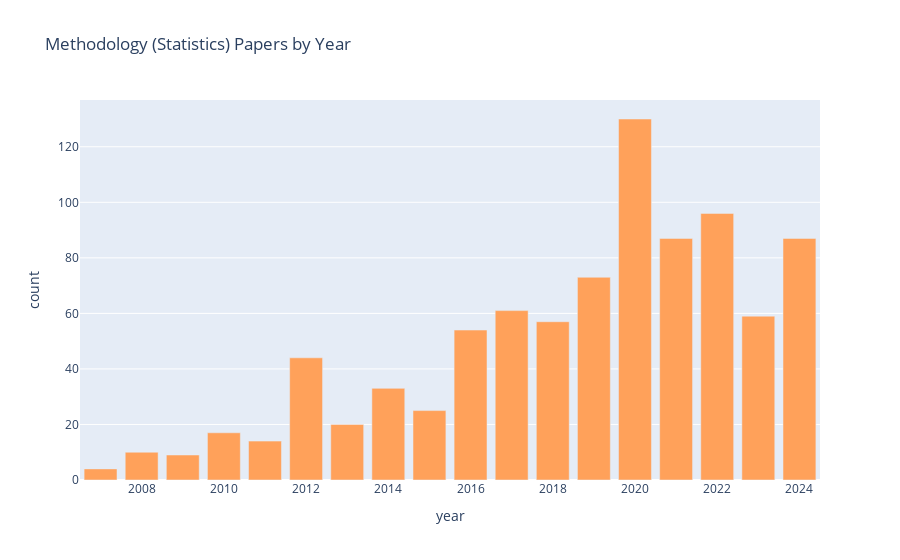

Notebook source saved alongside this figure:
### Code cell
top = 'Methodology (Statistics)'
px.bar(cat_year_num.query("category == @top"), x = 'year', y = 'count', title= top + " Papers by Year", color_discrete_sequence=[color_dict[top]])

### Figure 1 — Plotly figure (JSON) as saved in the notebook; plotly's stock layout.template omitted (floating-point values rounded to 4 significant figures)
{"data": [{"hovertemplate": "year=%{x}<br>count=%{y}<extra></extra>", "legendgroup": "", "marker": {"color": "#FFA15A", "pattern": {"shape": ""}}, "name": "", "orientation": "v", "showlegend": false, "textposition": "auto", "type": "bar", "x": [2007, 2008, 2009, 2010, 2011, 2012, 2013, 2014, 2015, 2016, 2017, 2018, 2019, 2020, 2021, 2022, 2023, 2024], "xaxis": "x", "y": [4, 10, 9, 17, 14, 44, 20, 33, 25, 54, 61, 57, 73, 130, 87, 96, 59, 87], "yaxis": "y"}], "layout": {"barmode": "relative", "legend": {"tracegroupgap": 0}, "title": {"text": "Methodology (Statistics) Papers by Year"}, "xaxis": {"anchor": "y", "domain": [0, 1], "title": {"text": "year"}}, "yaxis": {"anchor": "x", "domain": [0, 1], "title": {"text": "count"}}}}
